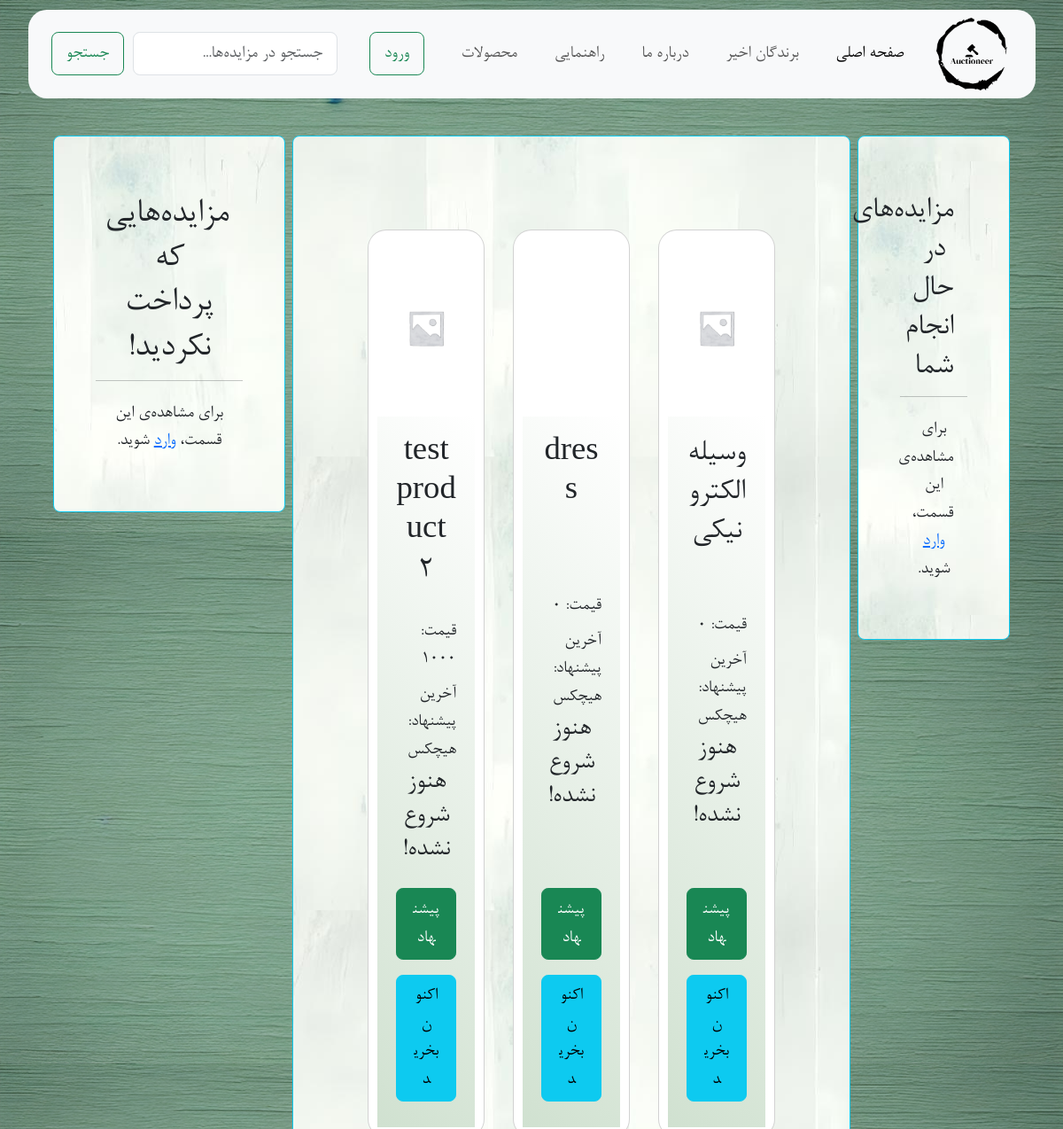
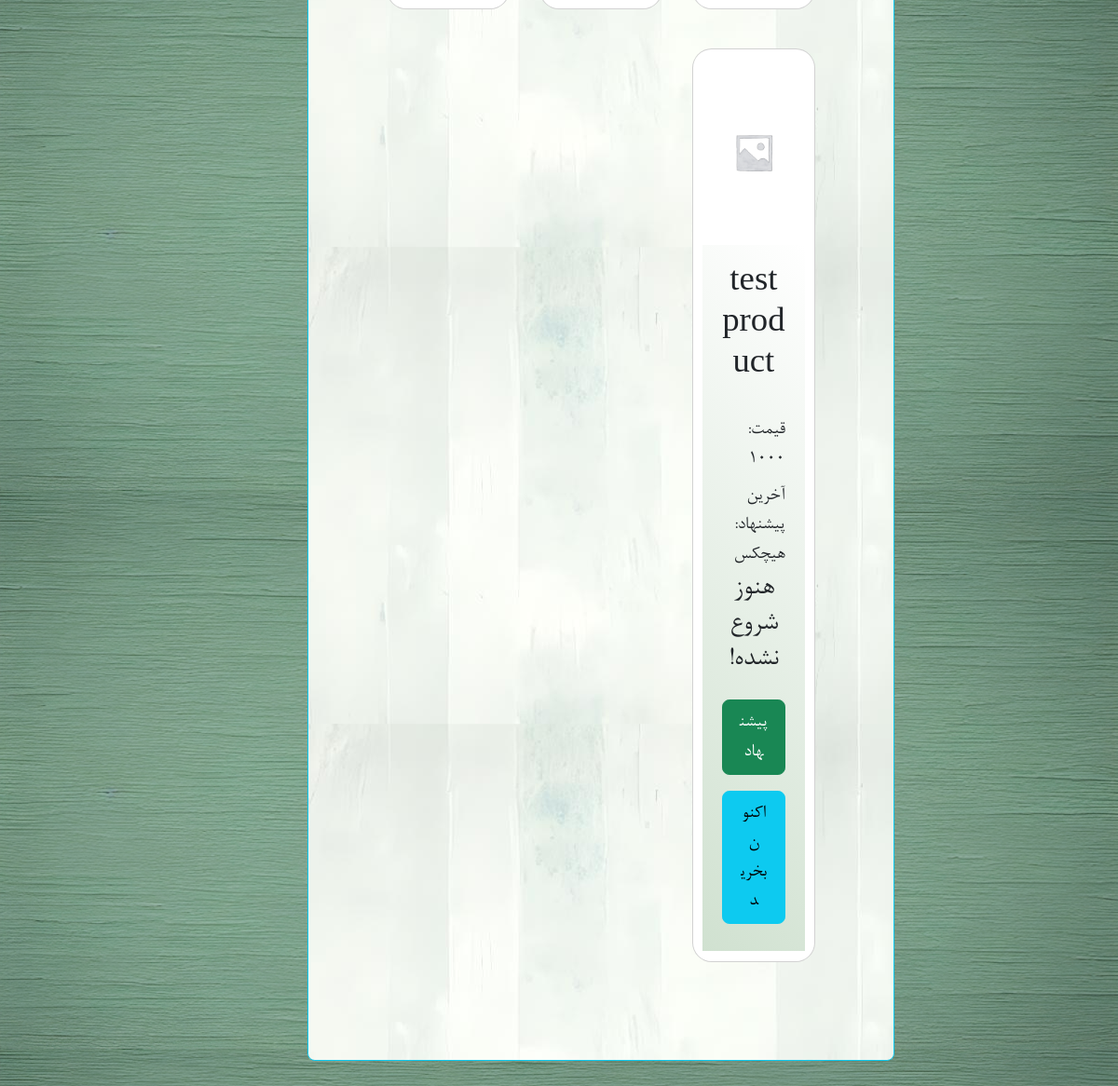
/, run on an earlier commit of the app's database (2 pictures, top to bottom).
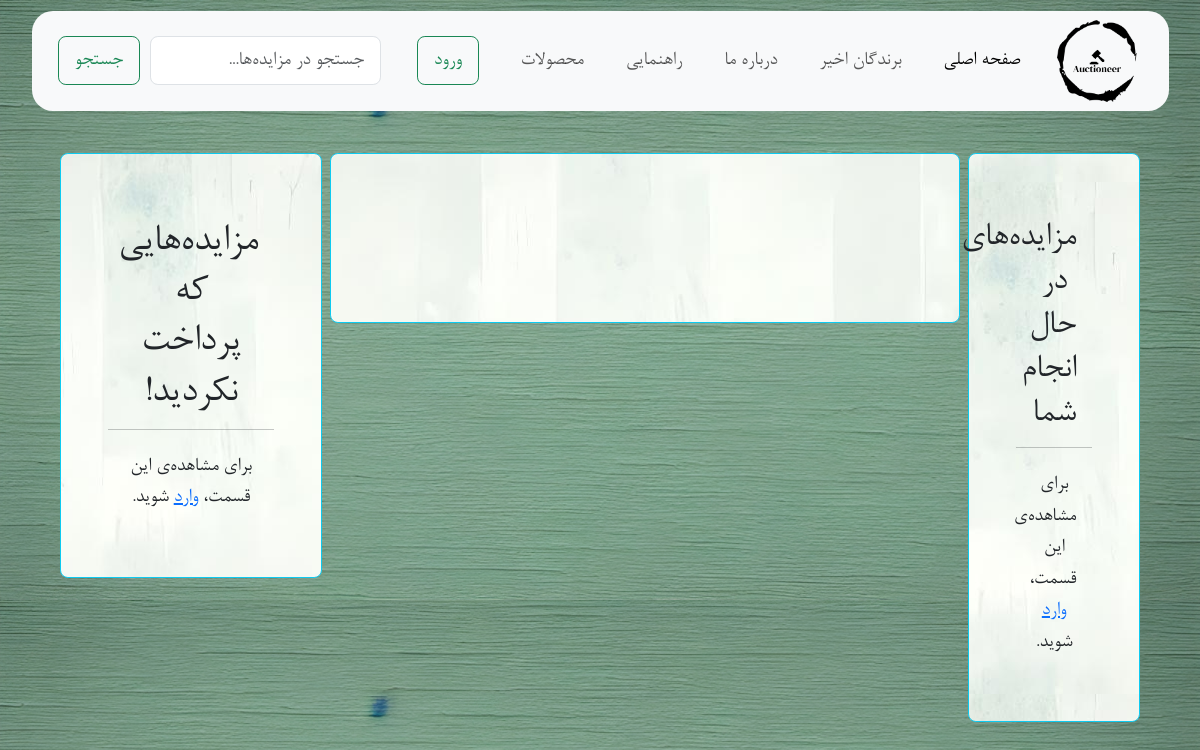
And on a later commit of the database.
### base/models.py (models this page shows)
class Auction(models.Model):
    product = models.ForeignKey(Product, on_delete=models.CASCADE)
    start_time = models.DateTimeField(default=timezone.now)
    end_time = models.DateTimeField(null=True, blank=True)
    current_price = models.DecimalField(max_digits=10, decimal_places=0)
    bid_duration = models.IntegerField()
    last_bid = models.ForeignKey(Bid, on_delete=models.SET_NULL, null=True, blank=True, related_name="auction_last_bid")
    has_paid = models.BooleanField(default=False)
    class Meta:
        ordering = ['-start_time']

class Product(models.Model):
    company = models.ForeignKey(Company, on_delete=models.CASCADE)
    name = models.CharField(max_length=255)
    price = models.DecimalField(max_digits=10, decimal_places=0)
    description = models.TextField(null=True, blank=True)
    category = models.CharField(max_length=50, choices=[(ca.value, ca.name) for ca in Category])
    image = models.ImageField(upload_to="uploads/products/", null=True, blank=True)

### base/views.py (the view)
# urls.py: path('', views.home, name="home"),
def home(request):
    error = request.GET.get('error')
    q = request.GET.get('q') if request.GET.get('q') != None else ''
    now = timezone.now()
    if request.method == "POST":
        if not request.user.is_authenticated:
            return redirect('/login/')
        addToCart(request.POST.get('product'), request.user)
    auctions = Auction.objects.filter(
        Q(product__name__icontains=q) |
        Q(product__company__name__icontains=q) |
        Q(product__description__icontains=q)
    ).exclude(
        end_time__lt=now - timedelta(hours=2)
    )
    if request.user.is_authenticated:
        won_auctions = Auction.objects.exclude(end_time=None).filter(last_bid__user=request.user).exclude(
            has_paid=True).distinct()
        active_auctions = Auction.objects.filter(bids__user=request.user, end_time=None).distinct()
    else:
        won_auctions = None
        active_auctions = None
    context = {'auctions': auctions, "active_auctions": active_auctions, 'won_auctions': won_auctions,
               'BID_STEP': -BID_STEP, "error": error}
    return render(request, 'base/home.html', context)

### base/templates/base/home.html (shortened to what the changed rows need)
{% extends "main.html" %}
{% block content %}
{% load static %}
<br/>
<div class="row justify-content-center custom-width m-auto">
    <div class="col-12 col-lg-7 rounded p-3 border border-info d-flex flex-column background_auction custom-height">
        <div class="row">
            {% for auction in auctions %}
            {% include "auction-card.html" with auction=auction %}
            {% endfor %}
        </div>
    </div>
    <div class="col-12 col-lg-3 text-center h-100 won-auctions-container">
        <div class="rounded p-1 h-100 border border-info background_user_items">
            <h2>مزایده‌هایی که پرداخت نکردید!</h2>
        </div>
    </div>
</div>
{% endblock content %}

### base/templates/auction-card.html (shortened to what this page needs)
{% load static %}
<div class="col-12 col-md-6 col-lg-4 my-3">
  <a class="text-decoration-none text-dark" href="{% url 'auction' auction.id %}">
    <div class="card p-2 mb-4 rounded-4 h-100">
      <div class="img-container m-auto">
        <img
          width="auto"
          height="auto"
          src="{% if auction.product.image %}/{{ auction.product.image }} {% else %} {% static 'images/product.png' %} {% endif %}"
          class="card-img-top"
          alt=""
        />
      </div>
      <div class="card-body auction-card-shade d-flex flex-column align-items-stretch justify-content-between">
        <h3 class="card-title text-center">{{ auction.product.name }}</h3>
        <div class="card-text">
          <div id="{{ auction.id }}-price" class="margin_text">
            قیمت: {{ auction.current_price }}
          </div>
          <div id="{{ auction.id }}-last-bidder" class="=margin_text">
            {% if auction.end_time %}
              برنده:
            {% else %}
              آخرین پیشنهاد:
            {% endif %}
            {% if auction.last_bid %}
            <a href="{% url 'user-profile' auction.last_bid.user.id %}">
              {{ auction.last_bid.user.username }}
            </a>
            {% else %} هیچکس {% endif %}
          </div>
          <h4 id="{{ auction.id }}-time" class="w-100 text-center margin_text">
            {% if not auction.last_bid %}
              هنوز شروع نشده!
            {% elif auction.end_time %}
              فروخته شد!
            {% else %}
              00:00
            {% endif %}
          </h4>
        </div>
        <div class="d-flex flex-column align-items-stretch gap-2 ">
          <form method="post" action="{% url 'create-bid-home' auction.id %}">
            <button
            id="{{ auction.id }}-bid-button"
            class="btn btn-success w-100 "
            type="submit">
              پیشنهاد
            </button>
          </form>
          <form method="post">
                  <button type="submit" class="btn btn-info w-100 double_btn">اکنون بخرید</button>
          </form>
        </div>
      </div>
    </div>
  </a>
</div>

What changed in the data, as far as the page shows it:
removed Auction: product.name "وسیله الکترونیکی", current_price "0", shows "آخرین پیشنهاد:", shows "هیچکس", shows "هنوز شروع نشده!"
removed Auction: product.name "dress", current_price "0", shows "آخرین پیشنهاد:", shows "هیچکس", shows "هنوز شروع نشده!"
removed Auction: product.name "test product 2", current_price "1000", shows "آخرین پیشنهاد:", shows "هیچکس", shows "هنوز شروع نشده!"
no longer on this page (row edited): Auction: product.name "test product", current_price "1000", shows "آخرین پیشنهاد:", shows "هیچکس", shows "هنوز شروع نشده!"
